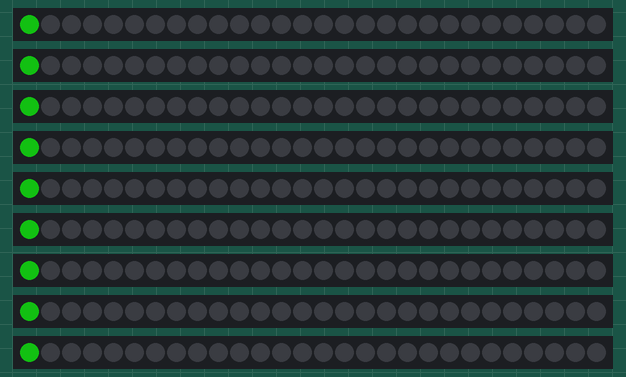
Recording of a sketch running on a simulated Arduino Uno, built with avr-gcc and run on an emulated ATmega328P. Shown: 9 × 28 RGB LEDs in strip order, left to right. Dim RGB values are drawn brighter than linear; colours are those a GRB WS2812 strip shows for the declared byte order; what the sketch prints to the serial monitor is not drawn.

Above: at 0.17 s.
At 4.9 s:
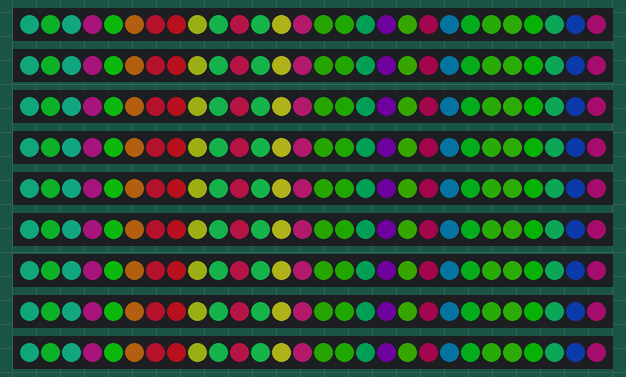
At 9.97 s:
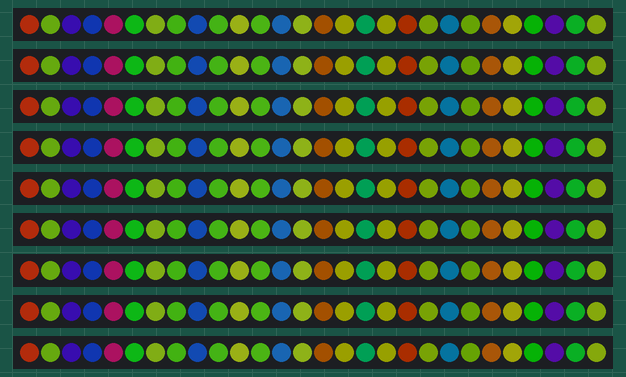
At 19.8 s:
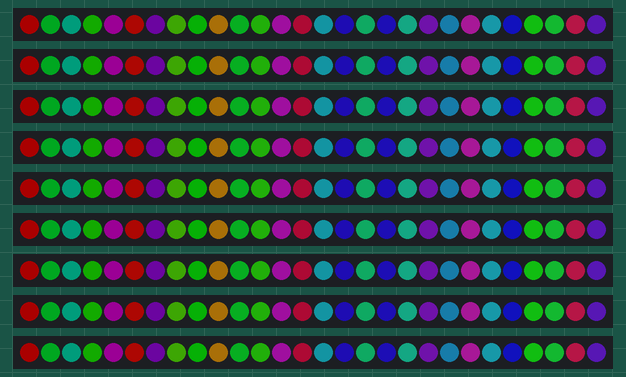
At 29.62 s:
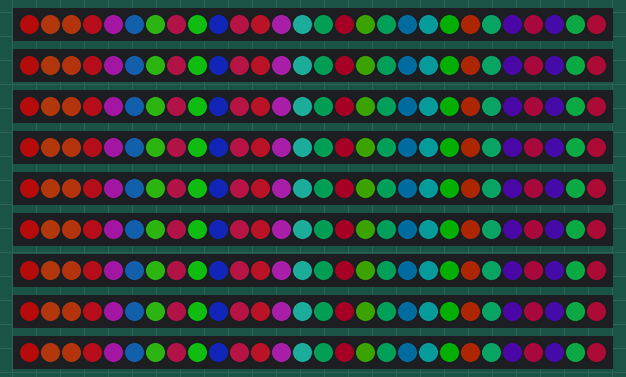
At 39.77 s:
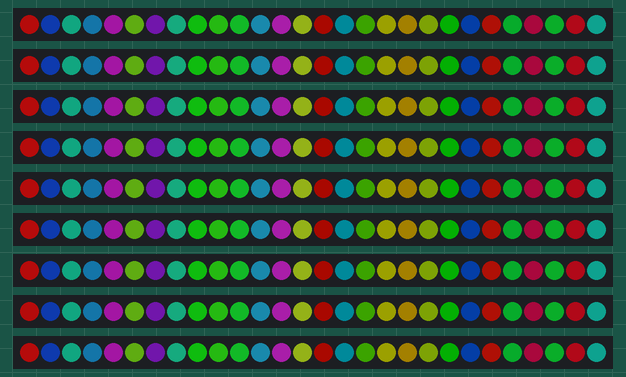

The sketch:

palecandy.ino
```cpp
#include "FastLED.h"

// How many leds in your strip?
#define NUM_LEDS 28

// For led chips like Neopixels, which have a data line, ground, and power, you just
// need to define DATA_PIN.  For led chipsets that are SPI based (four wires - data, clock,
// ground, and power), like the LPD8806, define both DATA_PIN and CLOCK_PIN
#define DATA_PIN 8
#define CLOCK_PIN 13

// Define the array of leds
CRGB leds[NUM_LEDS];

void setup() {
  Serial.begin(57600);
  Serial.println("resetting");
  // LEDs are at addresses //36 - 52, step 2
  LEDS.addLeds<WS2812,36,RGB>(leds,NUM_LEDS);
  LEDS.addLeds<WS2812,38,RGB>(leds,NUM_LEDS);
  LEDS.addLeds<WS2812,40,RGB>(leds,NUM_LEDS);
  LEDS.addLeds<WS2812,42,RGB>(leds,NUM_LEDS);
  LEDS.addLeds<WS2812,44,RGB>(leds,NUM_LEDS);
  LEDS.addLeds<WS2812,46,RGB>(leds,NUM_LEDS);
  LEDS.addLeds<WS2812,48,RGB>(leds,NUM_LEDS);
  LEDS.addLeds<WS2812,50,RGB>(leds,NUM_LEDS);
  LEDS.addLeds<WS2812,52,RGB>(leds,NUM_LEDS);

  LEDS.setBrightness(84);
}

void fadeall() {
  for(int i = 0; i < NUM_LEDS; i++) {
    leds[i].nscale8(250);
  }
}

void loop() {
  static uint8_t hue = 0;
  static uint8_t flashHolder = 0;

  for(int i = 0; i < NUM_LEDS; i++) {
    leds[i] = CHSV((hue++) * (flashHolder+=i), 175, 255);
    FastLED.show();
    fadeall();
    delay(10);
  }
}
```
